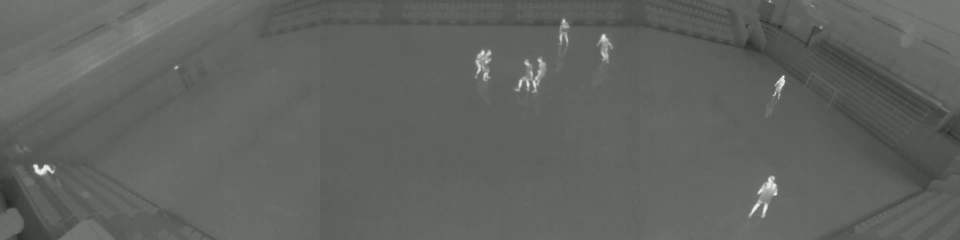
#> input picture frame 75 of Courses/Image Processing and Computer Vision/soccer_match_1.avi, 1920 x 480 px, given in place of Walk1.mpg, which was not available (shown at 1/2 size)
$ python detect.py
#> lines starting #> are read from the running program, lines starting #| are printed output that depends on the picture
from imutils.object_detection import non_max_suppression
from imutils import paths
import numpy as np
import argparse
import imutils
import cv2

# initialize the HOG descriptor/person detector
hog = cv2.HOGDescriptor()
hog.setSVMDetector(cv2.HOGDescriptor_getDefaultPeopleDetector())

cap = cv2.VideoCapture('Walk1.mpg')

# loop over the image paths
while 1:
    # load the image and resize it to (1) reduce detection time
    # and (2) improve detection accuracy

    ret, image = cap.read()
#> image is the input picture: shape (480, 1920, 3); mean B, G, R 96, 99, 97
    image = imutils.resize(image, width=min(400, image.shape[1]))
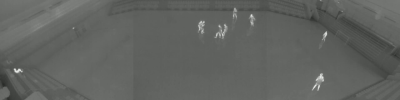
#> image: shape (100, 400, 3); mean B, G, R 96, 99, 97
#> (the run stopped early here; a loop or call above may not have finished)

$ run again, starting later in the video
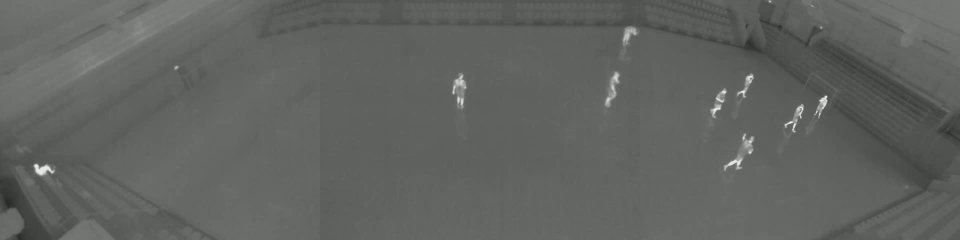
#> input picture frame 337 of Courses/Image Processing and Computer Vision/soccer_match_1.avi, 1920 x 480 px, given in place of Walk1.mpg, which was not available (shown at 1/2 size)
#> image is the input picture: shape (480, 1920, 3); mean B, G, R 96.2, 99.2, 97.2
#> `image = imutils.resize(image, width=min(400, image.shape[1]))`:
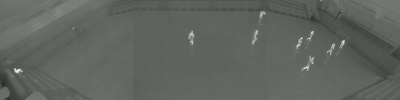
#> image: shape (100, 400, 3); mean B, G, R 96.2, 99.2, 97.2

$ run again, starting later in the video
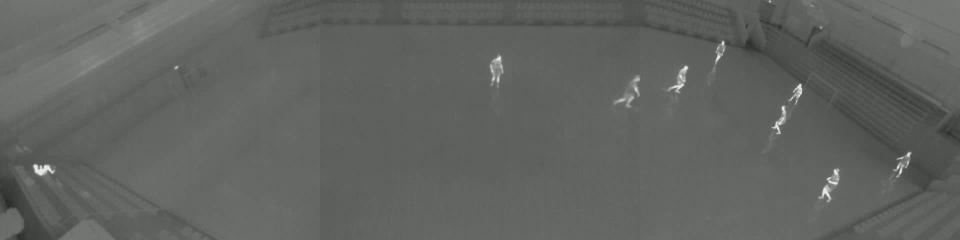
#> input picture frame 600 of Courses/Image Processing and Computer Vision/soccer_match_1.avi, 1920 x 480 px, given in place of Walk1.mpg, which was not available (shown at 1/2 size)
#> image is the input picture: shape (480, 1920, 3); mean B, G, R 96.4, 99.4, 97.4
#> `image = imutils.resize(image, width=min(400, image.shape[1]))`:
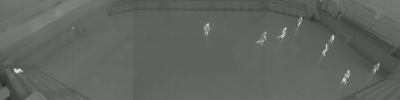
#> image: shape (100, 400, 3); mean B, G, R 96.4, 99.4, 97.4
